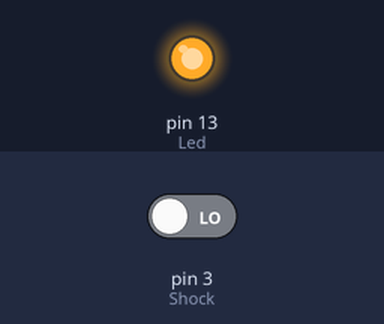
A sketch run on a simulated Arduino Uno, built with avr-gcc and run on an emulated ATmega328P. Parts: output pins drawn as LEDs (lit = HIGH). The inputs (shaded band) are chosen by the test bench; at power-on: pin 3 (Shock) LOW.

Above: at 1.2 s.
1.3 s: pin 3 (Shock) driven HIGH
At 2.0 s:
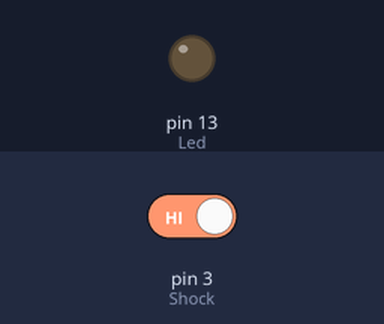
2.8 s: pin 3 (Shock) driven LOW
At 3.1 s:
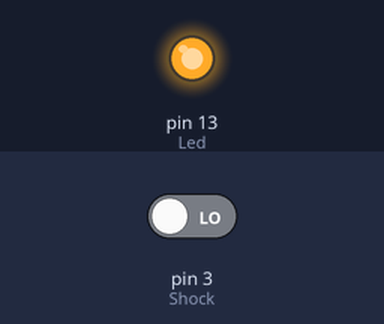
Timing chart, 0 to 5.8 s (numbered marks = the images above; inputs shaded):
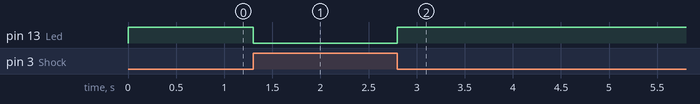

Measured:
- after the input at 1.3 s, pin 13 (Led): HIGH → LOW at once
- after the input at 2.8 s, pin 13 (Led): LOW → HIGH at once

The sketch:

Shock.ino
```cpp
int Led = 13;
int Shock = 3;
int val;
void setup()
{
  pinMode(Led, OUTPUT);
  pinMode(Shock, INPUT);
}
void loop()
{
  val = digitalRead(Shock);
  if (val == HIGH)
  {
    digitalWrite(Led, LOW);
  }
  else
  {
    digitalWrite(Led, HIGH);
  }
}
```
